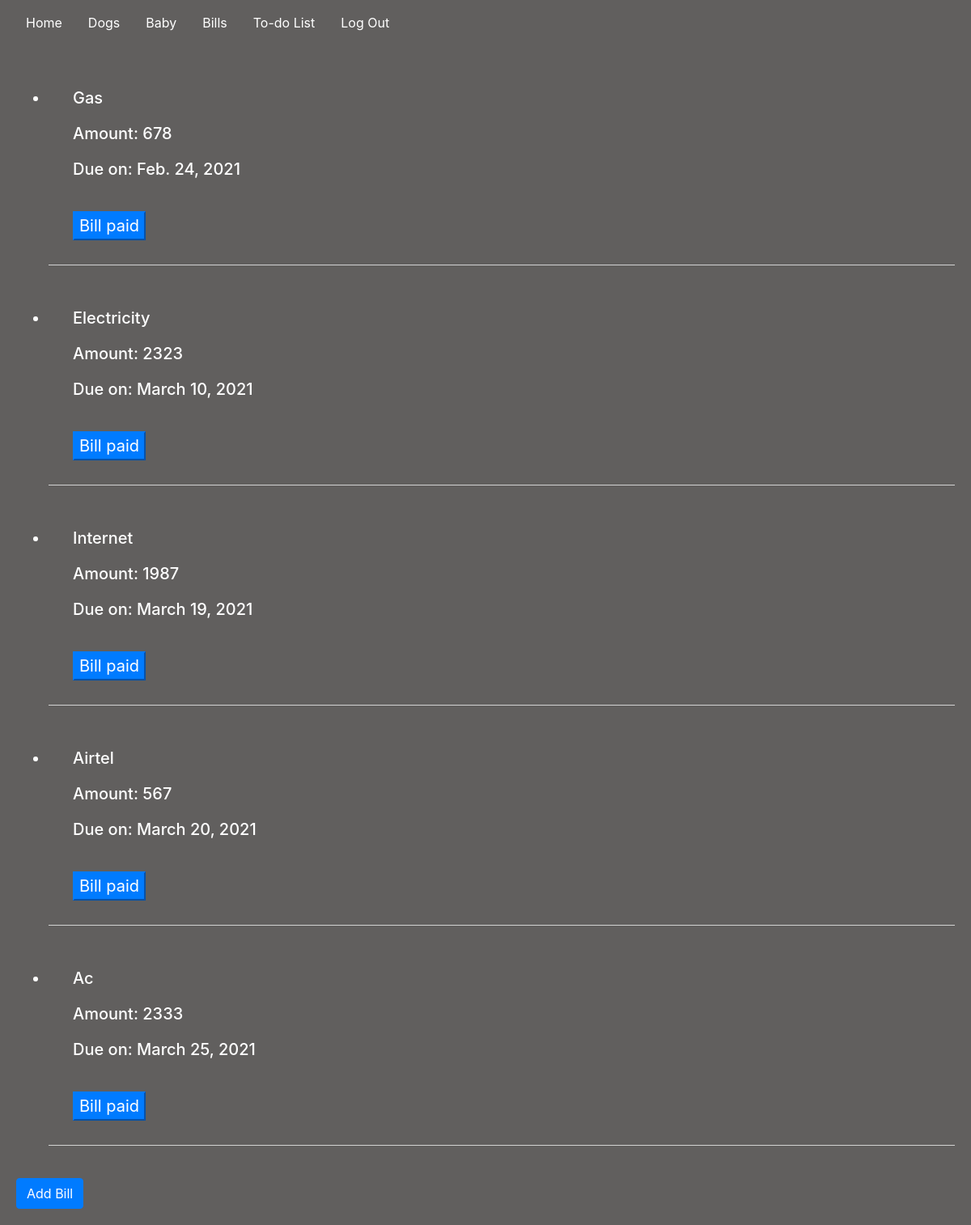
The app's page /bills (signed in), older data.
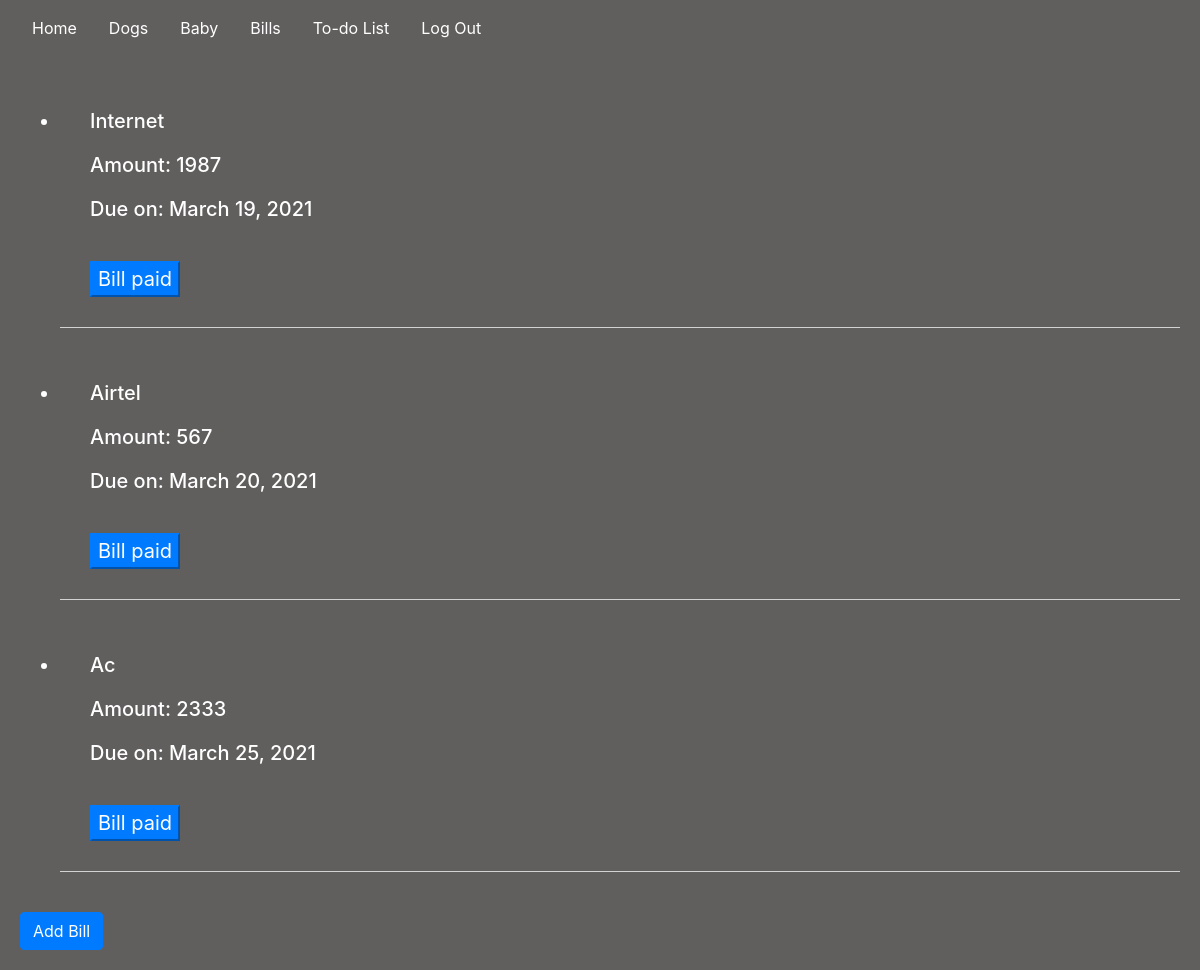
The same page, newer data.
### housemanager/models.py (models this page shows, shortened)
class Bills(models.Model):
    bill_name = models.CharField(max_length=200)
    bill_amount = models.IntegerField(default=0)
    bill_due = models.DateField(auto_now=False, auto_now_add=False)

### housemanager/views.py (the view)
# urls.py: path("bills", views.bills, name="bills"),
@csrf_exempt
@login_required(login_url="/login")
def bills(request):
    bills = Bills.objects.all()
    return render(request, "housemanager/bills.html", {
        "bills": bills,
    })

### housemanager/templates/housemanager/bills.html (shortened to what this page needs)
{% extends "housemanager/layout.html" %}
{% load static %}
{% block body %}
<ul id="bills">
    {% for bills in bills %}
    <li class="listitem" data-id={{bills.id}}>
        <h5>{{bills.bill_name | title}}</h5>
        <h5>Amount: {{bills.bill_amount}}</h5>
        <h5>Due on: {{bills.bill_due}}</h5>
        <button data-id={{bills.id}} class="btn-primary" id="bill-paid">Bill paid</button>
    </li>
    {% endfor %}
</ul>
<button class="btn btn-primary" id="bill-button">Add Bill</button>
{% endblock %}

### housemanager/templates/housemanager/layout.html (shortened to what this page needs)
{% load static %}
<!DOCTYPE html>
<html lang="en">
    <head>
        <link rel="stylesheet" href="https://stackpath.bootstrapcdn.com/bootstrap/4.4.1/css/bootstrap.min.css">
        <link href="{% static 'housemanager/styles.css' %}" rel="stylesheet">
    </head>
    <body>
        <nav id="topnav" class="navbar navbar-expand-lg">
            <a class="nav-link active" href="{% url 'index' %}">Home</a>
            <a class="nav-link active" href="{% url 'dogs' %}">Dogs</a>
            <a class="nav-link active" href="{% url 'baby' %}">Baby</a>
            <a class="nav-link active" href="{% url 'bills' %}">Bills</a>
            <a class="nav-link active" href="{% url 'todo' %}">To-do List</a>
            <div>
              <ul class="nav">
                {% if user.is_authenticated %}
                    <li class="nav-item">
                        <a class="nav-link" href="{% url 'logout' %}">Log Out</a>
                    </li>
                {% else %}
                    <li class="nav-item">
                        <a class="nav-link" href="{% url 'login' %}">Log In</a>
                    </li>
                {% endif %}
              </ul>
            </div>
         </nav>
                {% block body %}
                {% endblock %}
    </body>
</html>

### housemanager/static/housemanager/styles.css (style rules this page uses)
html, body { background-color: #615f5e; margin: 0; padding: 0; display: block; }
h5, h6 { color: white; margin: 20px; }
a { color: white; }
.listitem { font-size: 20px; padding: 10px; color: white; margin: 20px; border-bottom: 1px solid lightgray; }
.btn-primary { margin: 20px; }

Row changes from the older to the newer data that the page shows:
removed Bills: bill_name "Gas", bill_amount "678", bill_due "Feb. 24, 2021"
removed Bills: bill_name "Electricity", bill_amount "2323", bill_due "March 10, 2021"
